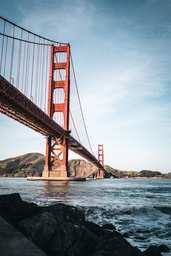
#> input picture group 413/lab1/Vilinskyi Taras/images/high_contrast.jpeg, 171 x 256 px, shrunk from 640 x 960 before the run; its folder holds only this picture in this run
$ jupyter execute --allow-errors gaussian_variant_5.ipynb
#> lines starting #> are read from the running program, lines starting #| are printed output that depends on the picture
# Лабораторна робота № 1
Попередня обробка  зображень

### Завдання
Вибрати з інтернету два зображення з різною деталізацією об’єктів та два зображення з різним контрастом. Без використання жодних бібліотек для обробки зображень  (наприклад Open CV), виконати відповідне завдання (номер завдання вказано у  рейтинговій таблиці).

### Варіант №5

5. Виконати фільтрацію Гауса з різними значеннями параметрами ядра розмиття. Провести порівняльний аналіз.

[cell 1]
import numpy as np
import matplotlib.pyplot as plt

[cell 2]
def gaussian_kernel(size: int, sigma: float = 1) -> np.ndarray:
    x, y = np.meshgrid(np.linspace(-1, 1, size), np.linspace(-1, 1, size))
    kernel = np.exp(-((x * x + y * y) / (2.0 * sigma**2)))
    return kernel / np.sum(kernel)

[cell 3]
def gaussian_filter(img: np.ndarray, kernel_size: int, sigma: float) -> np.ndarray:
    kernel = gaussian_kernel(size=kernel_size, sigma=sigma)

    # pad the image with zeros so that the kernel can be applied to pixels at the edges of the image
    pad_size = kernel_size // 2
    padded_img = np.pad(
        img, ((pad_size, pad_size), (pad_size, pad_size), (0, 0)), mode="constant"
    )

    filtered_img = np.zeros_like(img)
    channels, width, height = img.shape
    for i in range(channels):
        for j in range(width):
            for k in range(height):
                window = padded_img[i: i + kernel_size, j: j + kernel_size, k]
                filtered_img[i, j, k] = np.sum(window * kernel)

    return filtered_img

[cell 4]
# img = plt.imread("vegetables.jpeg")
#
# kernels = [3, 5, 7, 9]
#
# fig, axs = plt.subplots(2, 2, figsize=(10, 10))
#
# for i, kernel_size in enumerate(kernels):
#     sigma = kernel_size / 3.0
#     res_img = gaussian_filter(img, kernel_size, sigma)
#
#     row, col = i // 2, i % 2
#     axs[row, col].imshow(res_img)
#     axs[row, col].set_title(f"Kernel size = {kernel_size} Sigma = {sigma}", fontsize=10)
#
# plt.show()

[cell 5]
def display_gaussian(image: np.array, kernel_sizes: list[int]) -> None:
    fig, axs = plt.subplots(2, 2, figsize=(10, 10))

    for i, kernel_size in enumerate(kernel_sizes):
        sigma = kernel_size / 3.0
        filtered = gaussian_filter(image, kernel_size, sigma)

        row, col = i // 2, i % 2
        axs[row, col].imshow(filtered)
        axs[row, col].set_title(f"Kernel size = {kernel_size} Sigma = {sigma}", fontsize=10)

    plt.show()

[cell 6]
import os

def collect_image_names(relative_path: str):
#> called with relative_path = 'images'
    collected_files = os.listdir(relative_path)

    res = []
    for file in collected_files:
        _, extension = os.path.splitext(file)
        if extension in [".jpeg", ".png", '.jpg']:
            res.append(file)
    print(res)
    return res

[cell 7]
kernels = [3, 5, 7, 9]
IMAGE_DIR = "images"
collected_images = collect_image_names(IMAGE_DIR)

for name in collected_images:
    img = plt.imread(f"{IMAGE_DIR}/{name}")
#> img is the input picture: shape (256, 171, 3); mean R, G, B 135.8, 146.2, 154.4
    display_gaussian(img, kernels)
#> the loop in display_gaussian, `for i, kernel_size in enumerate(kernel_sizes):` made 4 passes
#> pass 1, in gaussian_filter, `padded_img = np.pad( img, ((pad_size, pad_size), (pad_size, pad_size),..`:
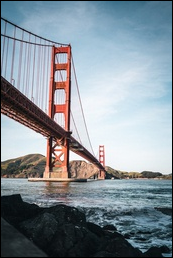
#> padded_img: shape (258, 173, 3); mean R, G, B 133.2, 143.4, 151.4
#> pass 1, in display_gaussian, `filtered = gaussian_filter(image, kernel_size, sigma)`:
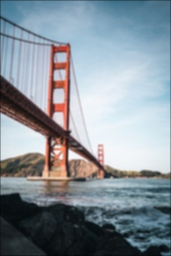
#> filtered: shape (256, 171, 3); mean R, G, B 134.8, 145.1, 153.2
#> pass 2, in gaussian_filter (call 2), `padded_img = np.pad( img, ((pad_size, pad_size), (pad_size, pad_size),..`:
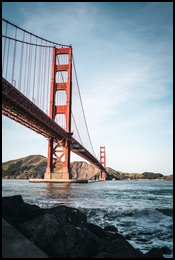
#> padded_img: shape (260, 175, 3); mean R, G, B 130.7, 140.7, 148.5
#> pass 2, in display_gaussian, `filtered = gaussian_filter(image, kernel_size, sigma)`:
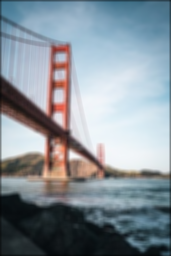
#> filtered: shape (256, 171, 3); mean R, G, B 134.3, 144.5, 152.5
#> in display_gaussian, `plt.show()`:
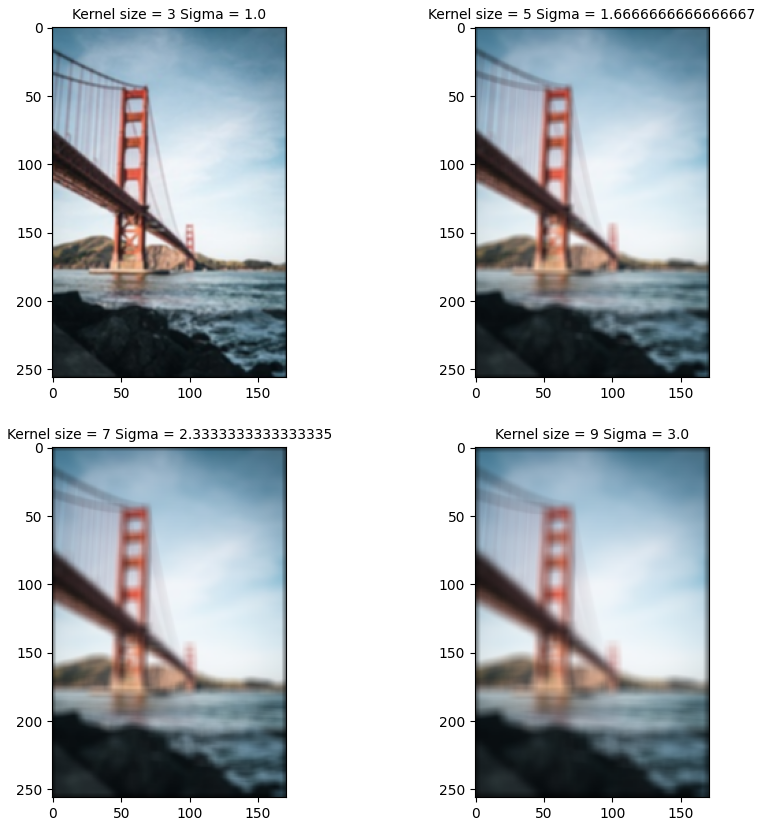
#> figure drawn by matplotlib, 4 panels

### Додаткове завдання
Вибрати один із методів морфолологічної  обробки (див. Леція №2) і написати приклад його застосування без використання сторонніх  бібліотек.

[cell 8]
def get_kernel(n: int) -> np.ndarray:
    return  np.ones((n, n), np.uint8)

[cell 9]
from PIL import Image

IMAGE_DIR = "images/morphological"
#> (the rest of this cell did not finish here and is left out)

$ run again, on group 413/lab1/Vilinskyi Taras/images/high_detailed.jpeg
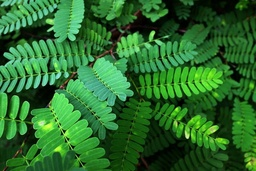
#> input picture group 413/lab1/Vilinskyi Taras/images/high_detailed.jpeg, 256 x 171 px, shrunk from 640 x 427 before the run
#> img is the input picture: shape (171, 256, 3); mean R, G, B 43.3, 108.6, 44.7
#> the loop in display_gaussian, `for i, kernel_size in enumerate(kernel_sizes):` made 4 passes
#> pass 1, in gaussian_filter, `padded_img = np.pad( img, ((pad_size, pad_size), (pad_size, pad_size),..`:
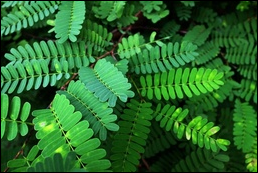
#> padded_img: shape (173, 258, 3); mean R, G, B 42.5, 106.5, 43.8
#> in display_gaussian, `plt.show()`:
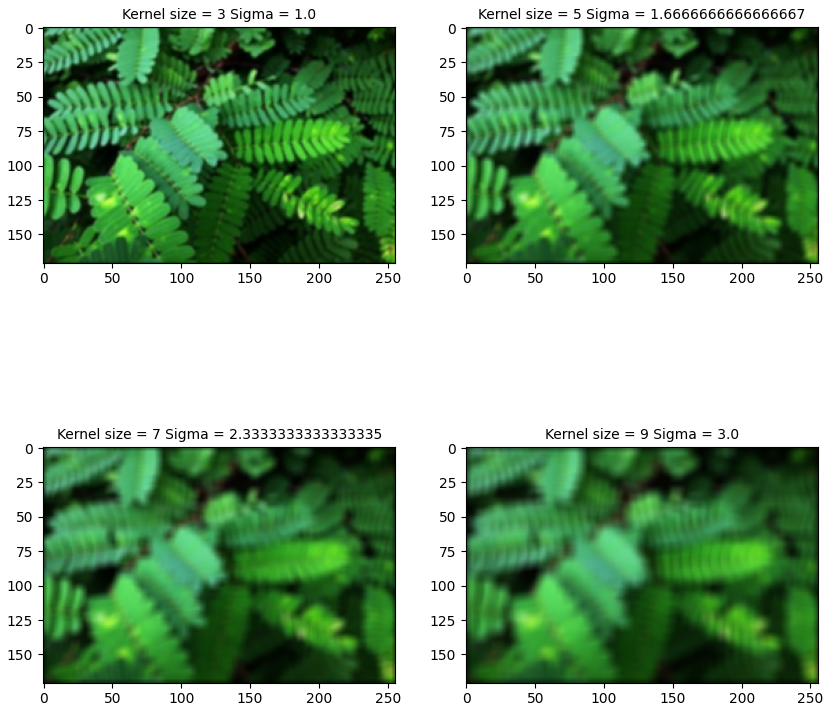
#> figure drawn by matplotlib, 4 panels
